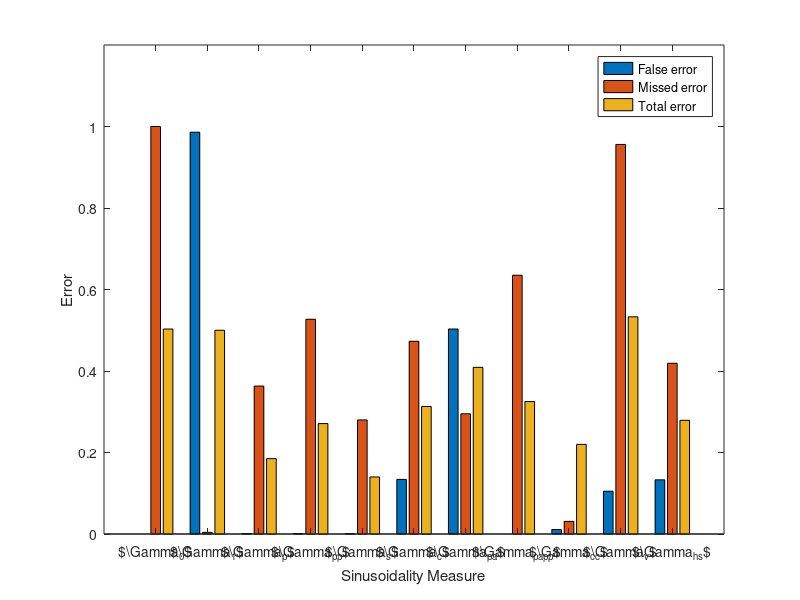

The MATLAB source for this figure:
% par plots for sinusoidality

mygray = [.9 .9 .9; .7 .7 .7 ; .3 .3 .3];
x_blank = 	[	0	0	0	;		
			0	0	0	;
			0	0	0	;
			0	0	0	;
			0	0	0	;
			0	0	0	;
			0	0	0	;
			0	0	0	;
			0	0	0	;
			0	0	0	;
			0	0	0	];
			
x_4 = 	[	0.000 	1.000 	0.516  	;
			0.984  	0.004 	0.491	; 
			0.001  	0.366 	0.189	;
			0.000   0.561 	0.288 	;
			0.000  	0.721  	0.557	;
			0.181  	0.122 	0.153	;
			0.491  	0.038 	0.262	;
			0.000  	0.495 	0.254	;
			0.006  	0.481 	0.251	;
			0.103  	0.854	0.491	;
			0.217	0.489	0.358	];
			
% 32 random sine tones and noise.			
x_5 = 	[	0.000	1.000	0.513	;		
			0.859	0.050	0.517	;
			0.007	0.695	0.371	;
			0.003	0.607	0.336	;
			0.017	0.665	0.359	;
			0.101	0.690	0.435	;
			0.420	0.158	0.325	;
			0.001	0.655	0.360	;
			0.054	0.693	0.406	;
			0.050	0.913	0.524	;
			0.118	0.644	0.417	];	
			
			
			
% sine and lots of noise.
x_5_old = 	[	0.000	1.000	0.002	;		
			0.999	0.031	0.998	;
			0.222	0.500	0.222	;
			0.051	0.941	0.053	;
			0.225	0.219	0.226	;
			0.189	0.778	0.190	;
			0.498	0.211	0.498	;
			0.073	0.664	0.074	;
			0.251	0.432	0.252	;
			0.085	0.720	0.086	;
			0.332	0.518	0.333	];
			

% Harmonic Sum Sinusoidality
x_6 = 	[	0.000	1.000	0.545	;		
			0.867	0.042	0.496	;
			0.002	0.755	0.417	;
			0.001	0.929	0.512	;
			0.002	0.824	0.556	;
			0.147	0.509	0.359	;
			0.411	0.142	0.301	;
			0.000	0.862	0.475	;
			0.027	0.746	0.425	;
			0.001	0.885	0.489	;
			0.145	0.387	0.292	];

% glissanding

x_7 = 	[	0.000	1.000	0.503	;		
			0.986	0.004	0.500	;
			0.001	0.363	0.185	;
			0.001	0.527	0.271	;
			0.001	0.280	0.140	;
			0.134	0.473	0.313	;
			0.503	0.295	0.409	;
			0.000	0.635	0.325	;
			0.011	0.031	0.220	;
			0.105	0.956	0.533	;
			0.133	0.419	0.279	];
			


x_7_old	 = 	[	0.000	1.000	0.102	;		
			0.991	0.025	0.903	;
			0.004	0.370	0.042	;
			0.001	0.514	0.054	;
			0.003	0.696	0.146	;
			0.266	0.410	0.283	;
			0.880	0.050	0.805	;
			 0.000	0.452	0.047	;
			0.063	0.447	0.103	;
			0.103	0.951	0.190	;
			0.196	0.427	0.222	];
 		

bar(x_7, "grouped")
xlabel("Sinusoidality Measure")
ylabel("Error")
colormap(mygray);
%colormap('default');
set (gca, "xtick", [1 2 3 4 5 6 7 8 9 10 11])
set (gca, "ytick", [0 .2 .4 .6 .8 1]) 
set (gca, "xticklabelmode", "Manual") 
set (gca, "xticklabel", ['$\\Gamma_{0}$'; '$\\Gamma_{1}$'; '$\\Gamma_{p}$'; '$\\Gamma_{pp}$';'$\\Gamma_{s}$';'$\\Gamma_{c}$';'$\\Gamma_{pa}$';'$\\Gamma_{papp}$';'$\\Gamma_{cc}$';'$\\Gamma_{v}$';'$\\Gamma_{hs}$']) 
legend("False error", "Missed error", "Total error");
axis([0 12 0 1.2]);



%0.095 0.002 
%Ones 0.992 0.003 0.024 0.023 0.910 0.004 
%Power 0.003 0.001 0.370 0.020 0.038 0.002 
%Power Persistence 0.001 0.001 0.513 0.055 0.049 0.005 
%Sigmund 0.003 0.000 0.706 0.042 0.146 0.023 
%Charpentier 0.187 0.036 0.447 0.089 0.213 0.035 
%Phase Acceleration 0.881 0.045 0.034 0.067 0.915 0.035 
%Phase Acc. Power Per. 0.001 0.001 0.436 0.064 0.437 0.064 
%Cross-Correlation 0.063 0.067 0.497 0.053 0.105 0.066 
%Variance 0.105 0.021 0.850 0.099 0.176 0.020 
%Harmonic Sum 0.218 0.009 0.497 0.017 0.247 0.009
